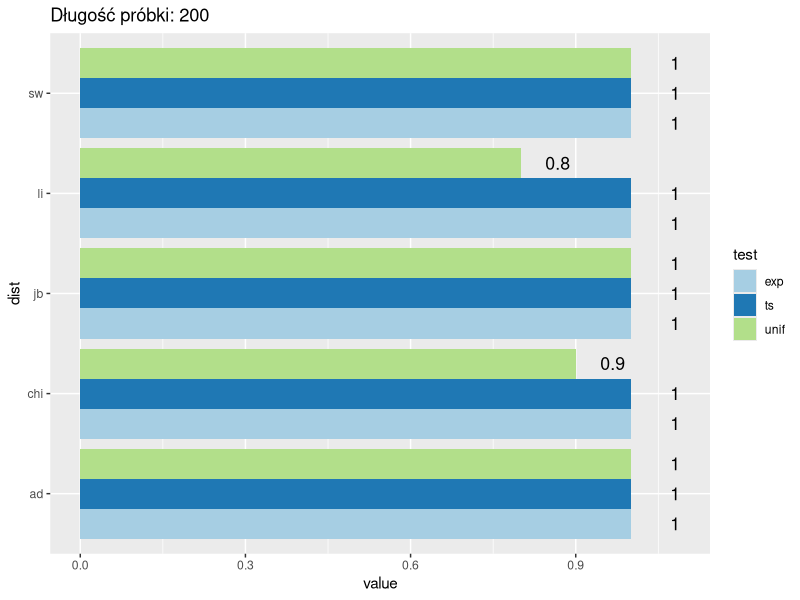
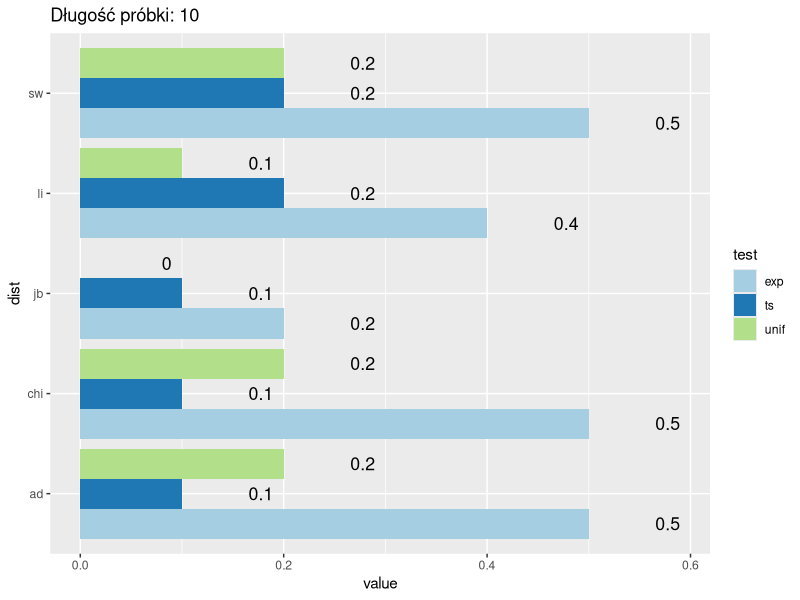
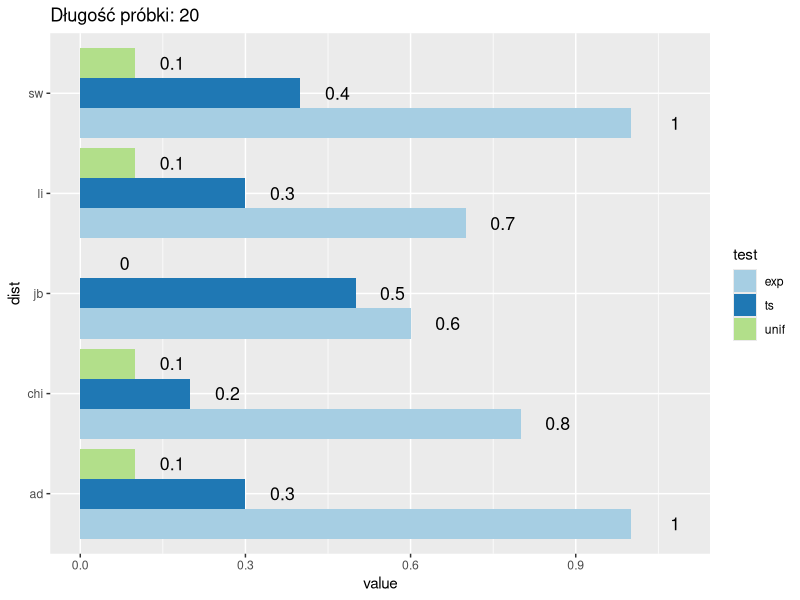
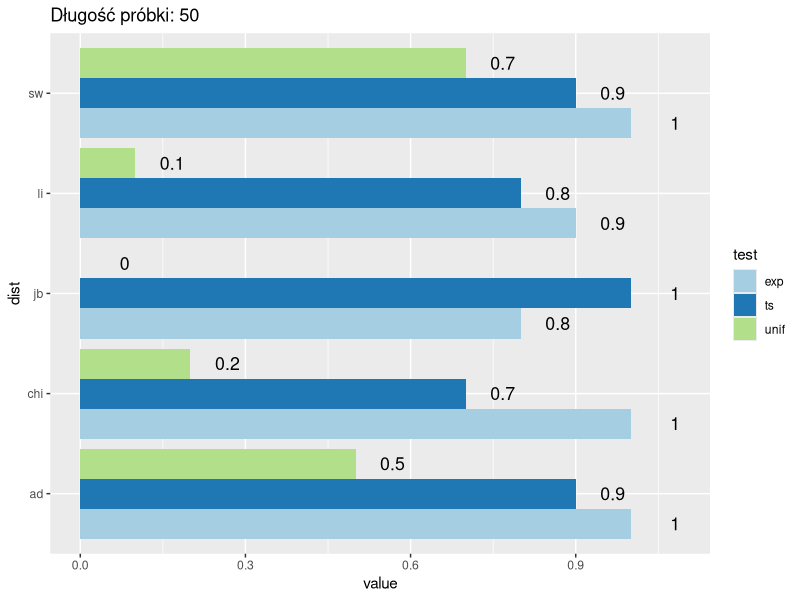
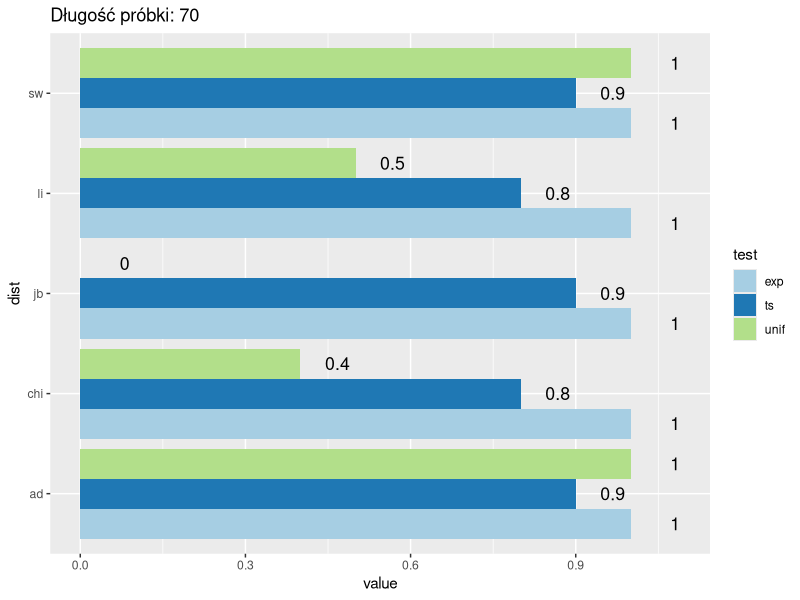
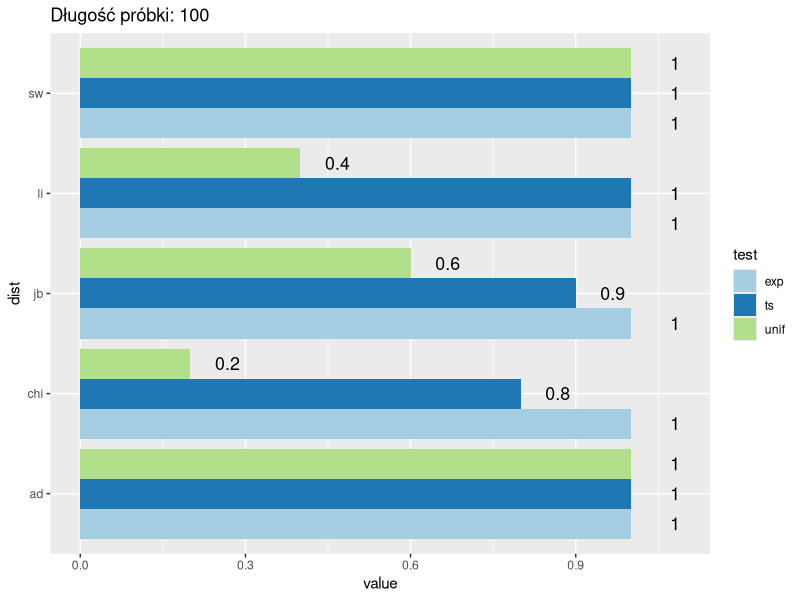
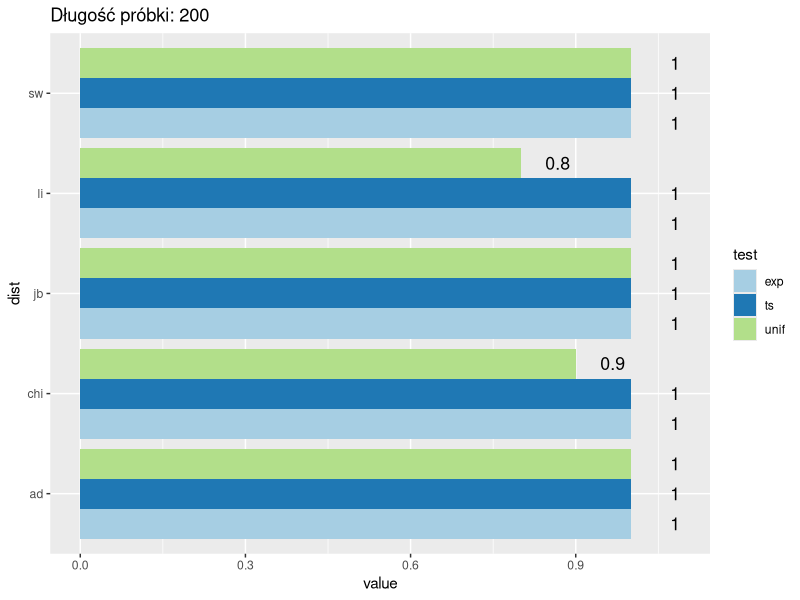

These charts were generated, in order, by the following R code:
## ---- chunk 1
library(dplyr)
library(tidyr)
library(nortest)
library(tseries)
library(ggplot2)
library(reshape2)
library(tidyverse)
library(kableExtra)
## ---- chunk 2
len <- c(10, 20, 50, 70, 100, 200)
sym <- 10
alpha <- 0.05
## ---- chunk 3
gen <- function(y)
{
  dane <- lapply(y, function(x)
  {
    list("ts" = rt(x, 2), 
         "unif" = runif(x, -1, 1), 
         "exp" = rexp(x, 1)
    )
    
  }) 
  return(dane)
}
## ---- chunk 4
df <- data.frame()
for (a in len)
{
  for (b in 1:sym) 
  {
    data <- gen(a)
    pvalues <- lapply(data[[1]], function(x)
    {
      list(
           "sw" = shapiro.test(x)$p.value,
           "jb" = jarque.bera.test(x)$p.value,
           "li" = lillie.test(x)$p.value,
           "chi" = pearson.test(x)$p.value,
           "ad" = ad.test(x)$p.value)
    })
    df <- rbind(df, c(as.data.frame(pvalues), "length" = a))
    
  }
}
## ---- chunk 5
df_pomoc <- df

df <- cbind(df[,-length(df)] < alpha, "length" = df[,length(df)])
df <- as_tibble(df)
df2 <- df %>%
  group_by(length) %>%
  summarise_all(funs(mean))

mali <- list()
for (c in 1:length(len))
  {
  m <- matrix(df2[c,-1], ncol = 5, byrow = TRUE)
  m <- as.data.frame(m)
  colnames(m) <- c("sw", "jb", "li", "chi", "ad")
  rownames(m) <- c("ts", "unif", "exp")
  mali[[c]] <- m
  
}
names(mali) <- len
## ---- chunk 6
mali[[1]] %>%
  kable() %>%
  kable_styling(bootstrap_options = c("striped", "hover", "bordered"), full_width = FALSE, position = "float_left") %>%
  column_spec(2:6, width = "5em") %>%
  add_header_above(c(" ",  "wielkość próbki- 10" = 5))

mali[[2]] %>%
  kable() %>%
  kable_styling(bootstrap_options = c("striped", "hover", "bordered"), full_width = FALSE, position = "float_right") %>%
  column_spec(2:6, width = "5em") %>%
  add_header_above(c(" ",  "wielkość próbki- 20" = 5))

mali[[3]] %>%
  kable() %>%
  kable_styling(bootstrap_options = c("striped", "hover", "bordered"), full_width = FALSE, position = "float_left") %>%
  column_spec(2:6, width = "5em") %>%
  add_header_above(c(" ",  "wielkość próbki- 50" = 5))

mali[[4]] %>%
  kable() %>%
  kable_styling(bootstrap_options = c("striped", "hover", "bordered"), full_width = FALSE, position = "right") %>%
  column_spec(2:6, width = "5em") %>%
  add_header_above(c(" ",  "wielkość próbki- 70" = 5))

mali[[5]] %>%
  kable() %>%
  kable_styling(bootstrap_options = c("striped", "hover", "bordered"), full_width = FALSE, position = "float_left") %>%
  column_spec(2:6, width = "5em") %>%
  add_header_above(c(" ",  "wielkość próbki- 50" = 5))

mali[[6]] %>%
  kable() %>%
  kable_styling(bootstrap_options = c("striped", "hover", "bordered"), full_width = FALSE, position = "right") %>%
  column_spec(2:6, width = "5em") %>%
  add_header_above(c(" ",  "wielkość próbki- 70" = 5))
## ---- chunk 7
df_pomoc <- as_tibble(df_pomoc)
df_pomoc2 <- cbind(df_pomoc[,-length(df_pomoc)] < alpha, "length" = df_pomoc[,length(df_pomoc)])

df_pomoc3 <- df_pomoc2 %>%
  group_by(length) %>%
  summarise_all(funs(mean))

charts <- list(0, 0, 0, 0)

for (x in 1:length(len))
{
  aaa <- df_pomoc3[which(df_pomoc3$length == len[x]),-1]
  
  aa <- as_tibble(melt(aaa))
  aa <- aa %>%
    separate(variable, c("test", "dist"))
  
  a <- aa %>%
    ggplot(aes(x = dist, y = value, fill = test)) + 
    geom_bar(stat="identity", position = position_dodge()) + 
    coord_flip()+
    geom_text(aes(y = value + 0.09, label = value), size = 4.5, position = position_dodge(0.9), hjust = 1, color = "black") +
    scale_fill_brewer(palette="Paired") +
    labs(title = paste0("Długość próbki: ", len[x]))
  
  charts[[x]] <- a
}
## ---- chunk 8
p1 <- charts[[1]]
p2 <- charts[[2]]
p3 <- charts[[3]]
p4 <- charts[[4]]
p5 <- charts[[5]]
p6 <- charts[[6]]
grid
